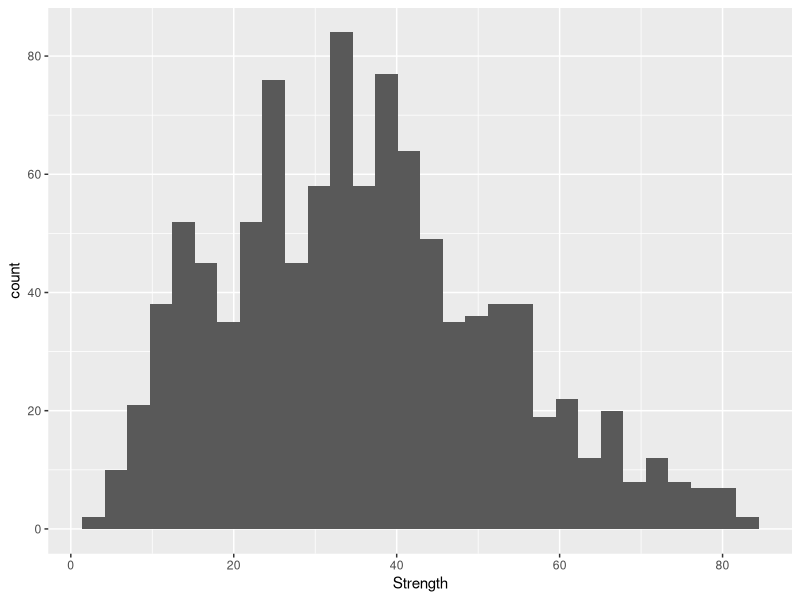
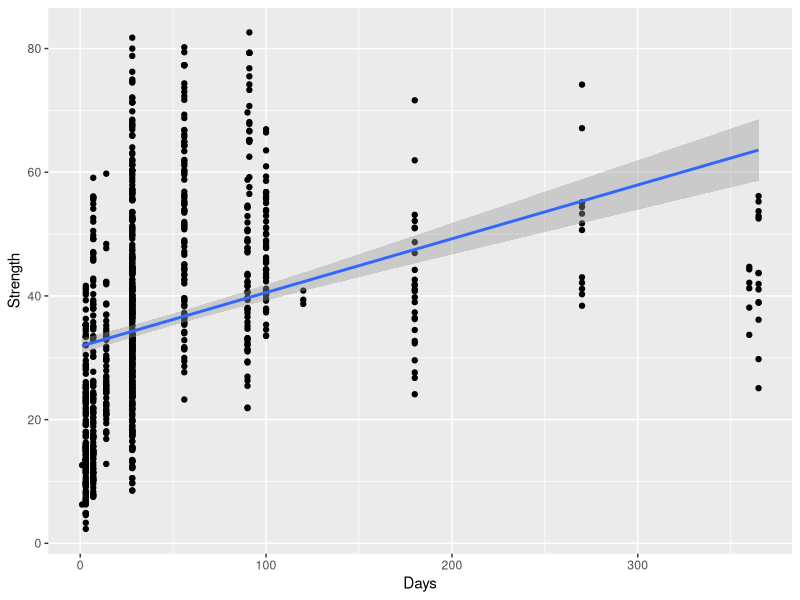
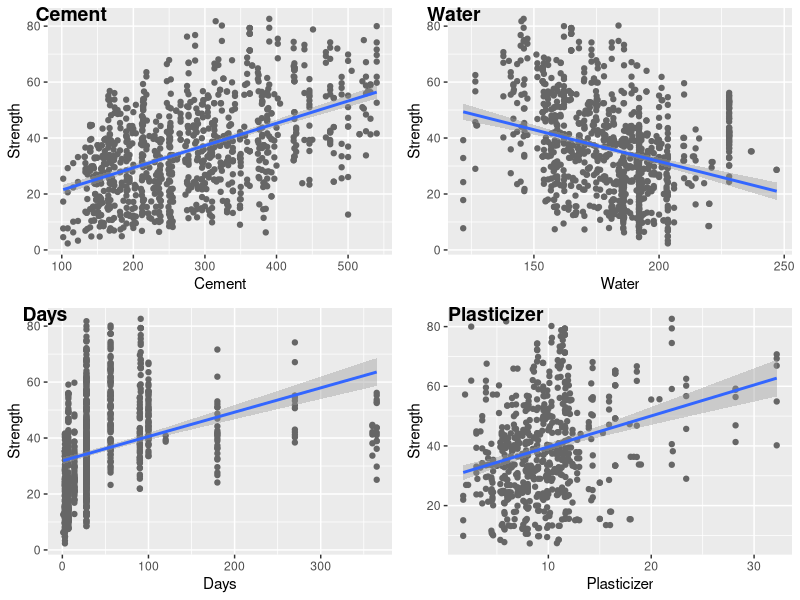
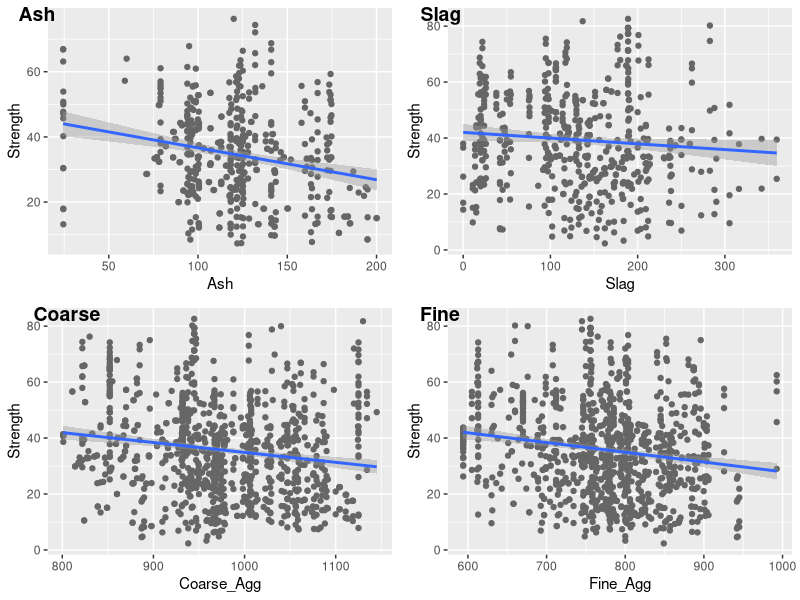

Reproduce these figures in R, in order.
## ---- chunk 1
knitr::opts_chunk$set(echo = TRUE)
knitr::opts_chunk$set(fig.pos = "!H", out.extra = "")

if(!require(readxl)) {
  install.packages("readxl")
  library(readxl)
}

if(!require(ggpubr)) {
  install.packages("ggpubr")
  library(ggpubr)
}

if(!require(kernlab)) {
  install.packages("kernlab")
  library(kernlab)
}

if(!require(tidyverse)) {
  install.packages("tidyverse")
  library(tidyverse)
}

if(!require(caret)) {
  install.packages("caret")
  library(caret)
}

if(!require(kableExtra)) {
  install.packages("kableExtra")
  library("kableExtra")
}

## ---- chunk 2
Concrete_Data <- read_excel("Concrete_Data.xls")
new_names <- c("Cement", "Slag", "Ash", "Water", "Plasticizer", "Coarse_Agg", "Fine_Agg", 
               "Days", "Strength")
colnames(Concrete_Data) <- new_names
## ---- chunk 3
kable(summary(Concrete_Data[1:7]), caption = "Summary of Component Attributes")
## ---- chunk 4
kable(summary(Concrete_Data[8]), caption = "Summary of Curing Durations (Days)")
## ---- chunk 5
kable(Concrete_Data %>% filter(Cement == 500), caption = "Sample of Data (with Cement = 500)")
## ---- chunk 6
ggplot(data = Concrete_Data, aes(x=Strength)) + geom_histogram(bins = 30)
## ---- chunk 7
Concrete_Data %>% summarize(r = cor(Days, Strength)) %>% pull(r)
ggplot(data = Concrete_Data, aes(Days, Strength)) + 
  geom_point() + 
  geom_smooth(method = 'lm')
## ---- chunk 8
linear_model <- train(Strength ~ ., data = Concrete_Data, method = "lm")
summary(linear_model)
## ---- chunk 9
Concrete_Data %>% 
  summarize(r = cor(Ash, Strength)) %>% 
  pull(r)

# Correlation Coefficient of Ash:Strength, ignoring mixtures with zero Ash
Concrete_Data %>% 
  filter(Ash > 0) %>% 
  summarize(r = cor(Ash, Strength)) %>% 
  pull(r)
## ---- chunk 10
colorGray = "#666666"

Concrete_Data %>% 
  summarize(r = cor(Cement, Strength)) %>% 
  pull(r)
Concrete_Data %>% 
  filter(Slag > 0) %>% 
  summarize(r = cor(Slag, Strength)) %>% 
  pull(r)
Concrete_Data %>% 
  filter(Plasticizer > 0) %>% 
  summarize(r = cor(Plasticizer, Strength)) %>% 
  pull(r)
Concrete_Data %>% 
  summarize(r = cor(Water, Strength)) %>% 
  pull(r)
Concrete_Data %>% 
  summarize(r = cor(Days, Strength)) %>% 
  pull(r)
Concrete_Data %>% 
  summarize(r = cor(Coarse_Agg, Strength)) %>% 
  pull(r)
Concrete_Data %>% 
  summarize(r = cor(Fine_Agg, Strength)) %>% 
  pull(r)

gpCorCement <- ggplot(data = Concrete_Data, 
                      aes(Cement, Strength)) + 
  geom_point(colour = colorGray) + 
  geom_smooth(method = 'lm')

gpCorAsh <- ggplot(data = (Concrete_Data %>% filter(Ash > 0)), 
                   aes(Ash, Strength)) +
  geom_point(colour = colorGray) + 
  geom_smooth(method = 'lm')

gpCorSlag <- ggplot(data = (Concrete_Data %>% filter(Slag > 0)), 
                    aes(Slag, Strength)) +
  geom_point(colour = colorGray) + 
  geom_smooth(method = 'lm')

gpCorPlasticizer <- ggplot(data = (Concrete_Data %>% filter(Plasticizer > 0)), 
                           aes(Plasticizer, Strength)) +
  geom_point(colour = colorGray) + 
  geom_smooth(method = 'lm')

gpCorWater <- ggplot(data = Concrete_Data, 
                     aes(Water, Strength)) +
  geom_point(colour = colorGray) + 
  geom_smooth(method = 'lm')

gpCorDays <- ggplot(data = Concrete_Data, 
                    aes(Days, Strength)) +
  geom_point(colour = colorGray) + 
  geom_smooth(method = 'lm')

gpCorCoarse <- ggplot(data = Concrete_Data, 
                      aes(Coarse_Agg, Strength)) +
  geom_point(colour = colorGray) + 
  geom_smooth(method = 'lm')

gpCorFine <- ggplot(data = Concrete_Data, 
                    aes(Fine_Agg, Strength)) +
  geom_point(colour = colorGray) + 
  geom_smooth(method = 'lm')

# Draw some plots for discussion
ggarrange(gpCorCement, gpCorWater, gpCorDays, gpCorPlasticizer,
          labels = c("Cement", "Water", "Days", "Plasticizer"), 
          ncol = 2, nrow = 2)

ggarrange(gpCorAsh, gpCorSlag, gpCorCoarse, gpCorFine,
          labels = c("Ash", "Slag", "Coarse", "Fine"),
          ncol = 2, nrow = 2)

## ---- chunk 11
Conc_Interact2 <- Concrete_Data %>% 
  mutate(WaterDays = Water/Days)
linear_model2 <- train(Strength ~ Cement + Slag + Ash + Plasticizer + Coarse_Agg + Fine_Agg + 
                         WaterDays, data = Conc_Interact2, method = "lm")
summary(linear_model2)
## ---- chunk 12
Conc_Interact3 <- Conc_Interact2 %>% mutate(Silicates = Cement+Ash)
linear_model3 <- train(Strength ~ Silicates + Slag + Plasticizer + Coarse_Agg +
                         Fine_Agg + WaterDays, 
                       data = Conc_Interact3, 
                       method = "lm")
summary(linear_model3)
## ---- chunk 13
Conc_Interact4 <- Conc_Interact2 %>% mutate(Aggregate = Coarse_Agg + Fine_Agg)
linear_model4 <- train(Strength ~ Cement + Slag + Ash + Plasticizer + 
                         Aggregate + WaterDays, 
                       data = Conc_Interact4, 
                       method = "lm")
summary(linear_model4)
## ---- chunk 14
Conc_Interact5 <- Conc_Interact4 %>% 
  mutate(WaterPlasticDays = (Water + Plasticizer)/Days)
linear_model5 <- train(Strength ~ Cement + Slag + Ash +  Aggregate + 
                         WaterPlasticDays, 
                       data = Conc_Interact5, 
                       method = "lm")
summary(linear_model5)
## ---- chunk 15
Conc_Quality <- Concrete_Data %>% filter(Days == 28) %>% 
  mutate(MeetSpec = ifelse(Strength >= 17.24, 1, 0))
SVM_Data <- as.matrix(Conc_Quality)
## ---- chunk 16
# build two data frames to store results
conf_matrix <- data.frame(Label=character(), Predict_0=numeric(), 
                          Predict_1=numeric(), Total=numeric(), 
                          stringsAsFactors = FALSE)
fit_test <- data.frame(C=numeric(), fit=numeric(), error=numeric()) 

lambda <- c(10^(-4:5))
for(l in lambda) {
  model <- ksvm(SVM_Data[,1:7], SVM_Data[,10], type = 'C-svc', 
                kernel = 'vanilladot', C = l, scaled = TRUE)

  pred <- predict(model,SVM_Data[,1:7])
  #evaluate prediction against real values and store for review
  fit_ratio <- sum(pred == SVM_Data[,10]) / nrow(SVM_Data)
  fit_test[nrow(fit_test) + 1, ] = c(l, fit_ratio, model@error)
  
}
## ---- chunk 17
# review fit test results for range of C values in lambda
kable(fit_test, caption = "SVM C values with fit/error results")
## ---- chunk 18
model <- ksvm(SVM_Data[,1:7], SVM_Data[,10], type = 'C-svc', 
              kernel = 'vanilladot', C = 1, scaled = TRUE)
## ---- chunk 19
A0P0 = sum(pred == SVM_Data[,10] & SVM_Data[,10] == 0)
A0P1 = sum(pred != SVM_Data[,10] & SVM_Data[,10] == 0)
A1P1 = sum(pred == SVM_Data[,10] & SVM_Data[,10] == 1)
A1P0 = sum(pred != SVM_Data[,10] & SVM_Data[,10] == 1)

TotalA0 = A0P0 + A0P1
TotalA1 = A1P0 + A1P1
TotalP0 = A0P0 + A1P0
TotalP1 = A0P1 + A1P1

Total = A0P0 + A1P1 + A1P0 + A0P1

conf_matrix[1, ] = c("Actual_0", A0P0, A0P1, TotalA0)
conf_matrix[2, ] = c("Actual_1", A1P0, A1P1, TotalA1)
conf_matrix[3, ] = c("Total", TotalP0, TotalP1, Total)
## ---- chunk 20
kable(conf_matrix, caption = "SVM Model Confusion Matrix")
